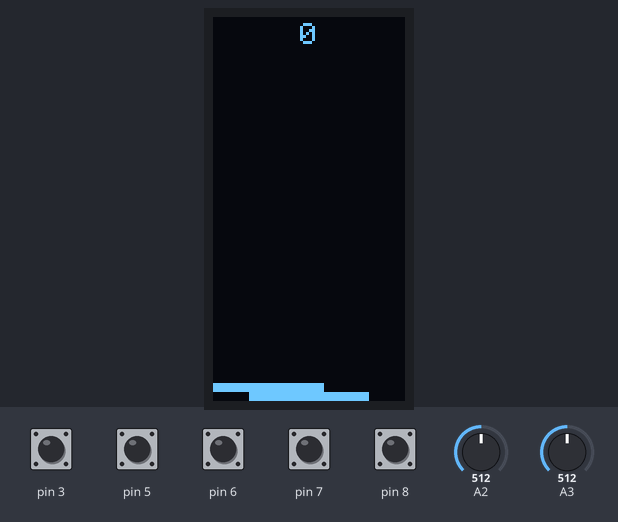
Recording of a sketch running on a simulated Arduino Uno, built with avr-gcc and run on an emulated ATmega328P. On the bench: 64×128 one-colour display. The test bench sets the inputs (shaded band); at power-on: pin 3, pin 5–8 HIGH, A2 = 512, A3 = 512. Random numbers use the default seed unless the sketch sets one.

Above: at 3.2 s.
3.3 s: pin 3 pulled LOW for 0.15 s
At 6.2 s:
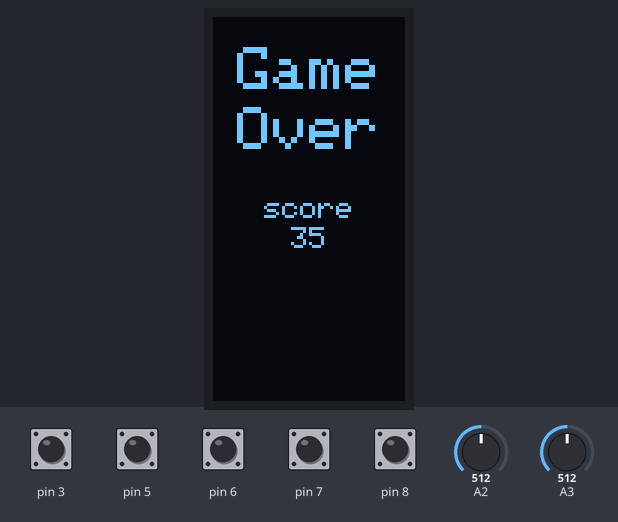
6.4 s: pin 5 pulled LOW for 1 s
At 8.4 s:
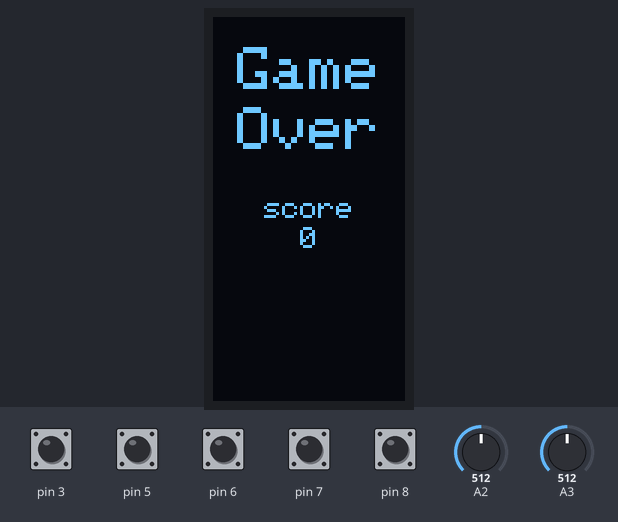
8.9 s: pin 5 pulled LOW for 0.15 s
At 9.11 s:
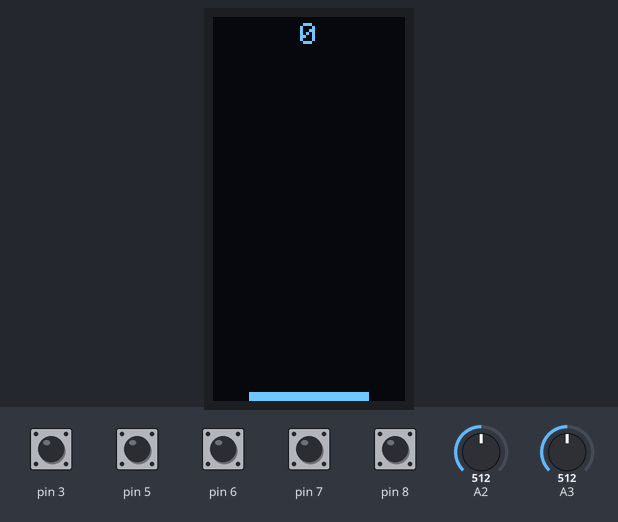
10.7 s: pin 3 pulled LOW for 1 s
At 11.08 s:
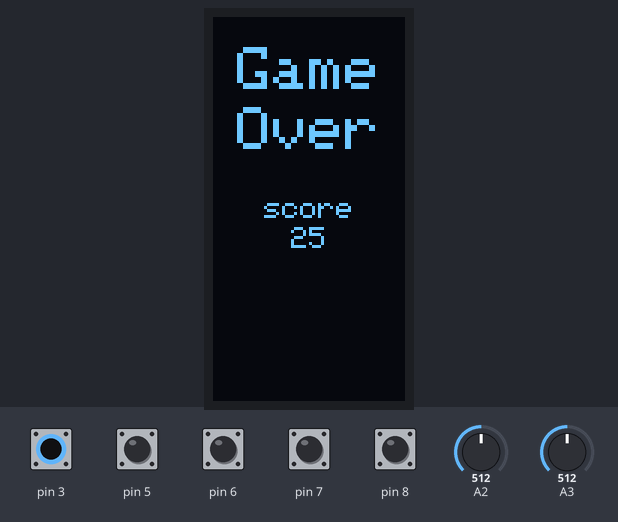
Timing chart, 0 to 13.7 s (numbered marks = the images above; inputs shaded):
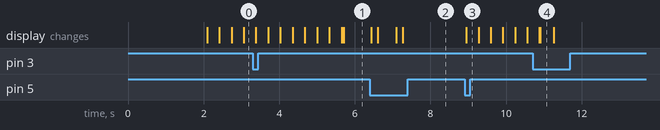

The sketch:

tower_builder.ino
```cpp
#include <Adafruit_SH1106.h>

Adafruit_SH1106 display(4);

#include "config.h"
#include "display.h"
#include "buttons.h"

#define PLANKS_SIZE 40
#define PLANK_HEIGHT 3
#define PLANK_STARTING_WIDTH 40
Object planks[PLANKS_SIZE];

uint8_t current_plank;
uint8_t win_timer;
uint16_t score;
Dir going_from;

void Draw()
{
    switch (game_state)
    {
    case STATE_PLAY:
        for (uint8_t i = 0; i <= current_plank; i++)
            display.fillRect(planks[i].x, planks[i].y, planks[i].w, planks[i].h, 1);

        PrintCenter(score, 2, 1);
        break;
    case STATE_GAMEOVER:
        PrintCenter(F("Game"), 10, 2);
        PrintCenter(F("Over"), 30, 2);
        PrintCenter(F("score"), 60, 1);
        PrintCenter(score, 70, 1);
        break;
    case STATE_WIN:
        if (win_timer < 60)
        {
            win_timer++;
            for (uint8_t i = 0; i <= current_plank; i++)
                display.fillRect(planks[i].x, planks[i].y, planks[i].w, planks[i].h, 1);
        }
        else
        {
            PrintCenter(F("You"), 10, 2);
            PrintCenter(F("Win"), 30, 2);
            PrintCenter(F("score"), 60, 1);
            PrintCenter(score, 70, 1);
        }
        break;
    }
}

void GameStep()
{
    switch (game_state)
    {
    case STATE_GAMEOVER:
        if (key_code & (KEY_A | KEY_J))
            StartNewGame();
        break;
    case STATE_WIN:
        for (uint8_t i = 0; i <= current_plank; i++)
            i % 2 ? planks[i].x++ : planks[i].x--;

        if (key_code & (KEY_A | KEY_J))
            StartNewGame();
        break;
    case STATE_PLAY:
        if (going_from == RIGHT)
        {
            planks[current_plank].x--;
            if (planks[current_plank].x + planks[current_plank].w < planks[current_plank - 1].x)
                game_state = STATE_GAMEOVER;
        }
        else if (going_from == LEFT)
        {
            planks[current_plank].x++;
            if (planks[current_plank].x > planks[current_plank - 1].x + planks[current_plank - 1].w)
                game_state = STATE_GAMEOVER;
        }

        if (key_code & (KEY_A | KEY_J))
        {
            if (planks[current_plank].x < planks[current_plank - 1].x)
            {
                planks[current_plank].w -= planks[current_plank - 1].x - planks[current_plank].x;
                planks[current_plank].x = planks[current_plank - 1].x;
            }
            else if (planks[current_plank].x > planks[current_plank - 1].x)
            {
                planks[current_plank].w -= planks[current_plank].x + planks[current_plank].w - planks[current_plank - 1].x - planks[current_plank - 1].w;
            }

            if (planks[current_plank].w < 1)
                game_state = STATE_GAMEOVER;

            score += (planks[current_plank].w > 0 ? planks[current_plank].w : 0);
            if (current_plank + 1 >= PLANKS_SIZE)
                game_state = STATE_WIN;

            if (game_state != STATE_PLAY)
                return;

            SpawnPlank();
        }
        break;
    }
}

void SpawnPlank()
{
    randomSeed(millis());
    going_from = random() % 2 ? LEFT : RIGHT;
    current_plank++;
    if (going_from == RIGHT)
        planks[current_plank] = {display.width(), planks[current_plank - 1].y - PLANK_HEIGHT, planks[current_plank - 1].w, planks[current_plank - 1].h};
    else if (going_from == LEFT)
        planks[current_plank] = {-planks[current_plank - 1].w, planks[current_plank - 1].y - PLANK_HEIGHT, planks[current_plank - 1].w, planks[current_plank - 1].h};
}

void StartNewGame()
{
    game_state = STATE_PLAY;
    win_timer = 0;
    score = 0;
    for (int i = 1; i < PLANKS_SIZE; i++)
        planks[i] = {0, 0, 0, 0};
    current_plank = 0;
    planks[current_plank] = {(display.width() - PLANK_STARTING_WIDTH) / 2, display.height() - PLANK_HEIGHT, PLANK_STARTING_WIDTH, PLANK_HEIGHT};
    SpawnPlank();
}

void setup()
{
    DisplaySetup();
    ButtonsSetup();
    DrawLogo("Tower Builder", 2000);
    display.setRotation(3);
    StartNewGame();
}

void loop()
{
    ControlStep();
    GameStep();
    Draw();
    display.display();
    display.clearDisplay();
}
```

config.h
```cpp
struct Object
{
    int16_t x, y;
    int16_t w, h;
    Object(int16_t x, int16_t y, int16_t w, int16_t h) : x(x), y(y), w(w), h(h) {}
    Object() : x(0), y(0), w(0), h(0) {}
};
```

Measured:
- after the input at 6.4 s, the display: first changes at once (image 2 shows a later state)
- after the input at 8.9 s, the display: changes after 0.05 s (image 3)
